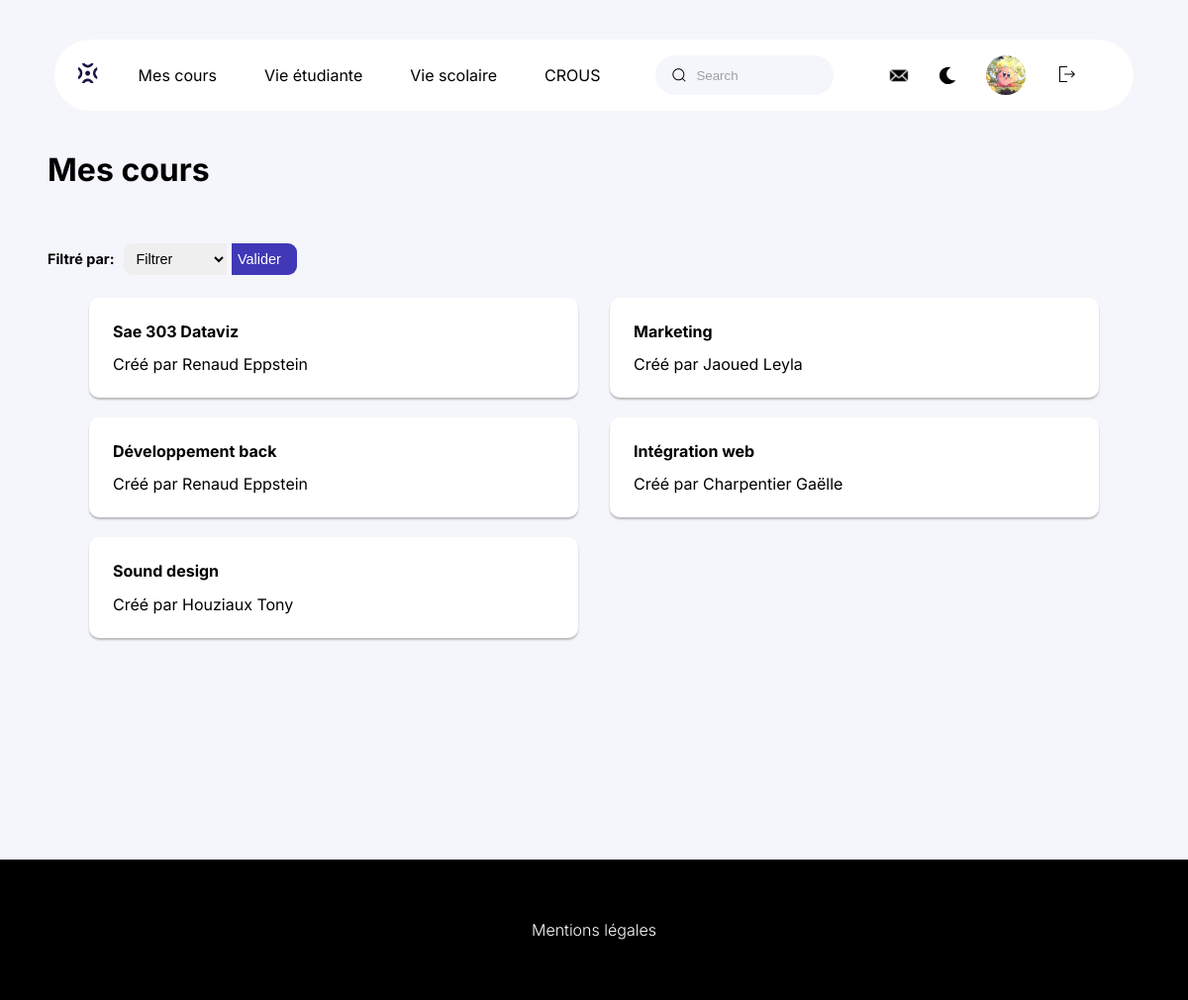
/cours.php (signed in), run on the app's committed database.
### tables this page shows
CREATE TABLE IF NOT EXISTS `utilisateurs` (
  `login` varchar(100) NOT NULL,
  `nom` varchar(200) NOT NULL,
  `prenom` varchar(200) NOT NULL,
  `id_utilisateurs` int NOT NULL AUTO_INCREMENT,
  `mot_de_passe` varchar(255) NOT NULL,
  `photoprofil` text NOT NULL,
  `role` varchar(800) NOT NULL,
  `email` varchar(200) NOT NULL,
  `promotion` varchar(100) DEFAULT NULL,
  `bio` varchar(500) DEFAULT NULL,
  PRIMARY KEY (`id_utilisateurs`),
  UNIQUE KEY `nom` (`nom`),
  UNIQUE KEY `prenom` (`prenom`),
  UNIQUE KEY `email` (`email`),
  UNIQUE KEY `login` (`login`)
);

CREATE TABLE IF NOT EXISTS `grossematiere` (
  `id_matiere` int NOT NULL AUTO_INCREMENT,
  `nom_mat` text NOT NULL,
  `coefficient` int NOT NULL,
  `illustration` text NOT NULL,
  `type` varchar(200) NOT NULL,
  `prof_ext` int NOT NULL,
  PRIMARY KEY (`id_matiere`)
);

### cours.php (the view, shortened to what this page needs)
<?php
include("connexion.php");
?>
<!DOCTYPE html>
<html lang="fr">
<head>
    <link rel='stylesheet' href='css/style_navigation.css'>
    <link rel='stylesheet' href='css/style_cours.css'>
    <link rel='stylesheet' href='css/dark_mode.css'>
</head>
<body>
    <header>
        <div class='menu'>
            <a href='accueil.php'><img class="logo" src='./img/logo.svg' alt="page d'accueil"
                    aria-current="currentpage"></a>
            <nav class='navigation'>
                <ul class='choix'>
                    <li><a href='cours.php'>Mes cours</a></li>
                    <li><a href='vie_etudiante.php'>Vie étudiante</a></li>
                    <li><a href='vie_scolaire.php'>Vie scolaire</a></li>
                    <li><a href='page_crous.php'>Crous</a></li>
                </ul>
                <div class='group'>
                    <input class='input' type='search' placeholder='Search' />
                </div>
                <div class='icon-photo'>
                    <img class='logo' src='./img/1-lettre.svg' alt="page d'accueil">
                    <button class="dark_button" onclick="toggleDarkMode()"><img class='dark_mode' src='./img/1-moon.svg'
                            alt="mode sombre"></button>
                    <div class='photo-2'>
                        <?php
                        if (isset($_SESSION["login"])) {
                            $stmt = $db->prepare('SELECT * FROM utilisateurs WHERE login=:login');
                            $stmt->bindValue(':login', $_SESSION["login"], PDO::PARAM_STR);
                            $stmt->execute();
                            $result = $stmt->fetch(PDO::FETCH_ASSOC);
                            if ($result) {
                                echo "
                                <a href='profil.php'> <img src='upload/{$result['photoprofil']}' alt='' class='photo-2'></a>";
                            }
                        }
                        ?>
                    </div>
                    <form action="deconnexion.php" method="GET">
                        <button type="submit" name="deconnect" id="btnDeconnexion">
                            <img src="img/1-logout.svg" alt="Déconnexion">
                        </button>
                    </form>
                </div>
            </nav>
        </div>
    </header>
    <main>
        <h1 class="h1"> Mes cours</h1>
        <div class="wrapper">
            <div class="filtre">
                <p> Filtré par: </p>
                <form action="filtrecours.php" method="GET">
                    <div class="input-container">
                        <select name="filter" id="filter" aria-label="Filtrer dans le site">
                            <option value="0">Filtrer</option>
                        </select>
                        <input type="submit" value="Valider">
                    </div>
                </form>
            </div>
            <div class="cours-container">
                <?php
                include('connexion.php');
                $requete = "SELECT *, nom, prenom from grossematiere, utilisateurs WHERE prof_ext = id_utilisateurs AND role = 'Enseignant.e' ORDER BY id_matiere DESC";
                $stmt = $db->query($requete);
                $resultat = $stmt->fetchAll(PDO::FETCH_ASSOC);
                foreach ($resultat as $cours) {
                    echo "<div class='cours'>
                        <h2>{$cours["nom_mat"]}</h2>
                        <p> Créé par {$cours["nom"]} {$cours["prenom"]}</p>
                </div>";
                }
                ?>
            </div>
        </div>
    </main>
    <footer>
        <a href='mentions_legales.html'>
            <p> Mentions légales </p>
        </a>
    </footer>
</body>
</html>

### css/style_navigation.css (style rules this page uses)
body { margin: 0; background-color: var(--bg); overflow-x: hidden; font-family: 'Inter', sans-serif; }
:root { --main: #ffffff; --black: #000000; --purple: #4038b7; --bg: #f5f6fb; --grey: #414141; --blue: #1a1545; }
a { text-decoration: none; color: var(--black); transition: 0.5s ease; }
li { list-style-type: none; }
header a { font: 400 1rem "Inter", sans-serif; }
h1, h2 { font-size: 1rem; }
h2 { margin-top: 0; }
.menu { display: flex; align-items: center; justify-content: space-evenly; background-color: var(--main); padding: 10px 0px; margin: 20px 25px; gap: 1rem; border-radius: 55px; }
ul li:nth-child(4) a { text-transform: uppercase; }
ul li:nth-child(1) a { margin-top: 1.5rem; }
.choix, .icon-photo { display: none; }
footer { background-color: #000; text-align: center; padding: 45px 0; margin-top: 70px; }
footer a { color: var(--main); font-weight: 300; }
.group { display: flex; line-height: 28px; align-items: center; position: relative; }
.input { width: 40vw; height: 40px; line-height: 28px; padding: 0 1rem; padding-left: 2.5rem; border: 1px solid transparent; border-radius: 20px; outline: none; background-color: var(--bg); color: var(--black); transition: 0.3s ease; }
.input::placeholder { color: #9e9ea7; }
.icon { position: absolute; left: 1rem; width: 1rem; height: 1rem; }
@media screen and (min-width: 768px) { .menu { margin: 35px 55px; } }
@media screen and (min-width: 1024px) { .navigation { display: flex; gap: 25px; } }
@media screen and (min-width: 1024px) { .menu { margin: 40px 15px; } }
@media screen and (min-width: 1024px) { .choix { display: flex; gap: 3rem; padding-left: 0; } }
@media screen and (min-width: 1024px) { .input { width: 15vw; } }
@media screen and (min-width: 1024px) { .icon-photo { display: flex; gap: 1.5rem; align-items: center; } }
@media screen and (min-width: 1024px) { .photo-2 { width: 40px; height: 40px; background-color: var(--bg); border-radius: 50%; } }
@media screen and (min-width: 1024px) { .logo { cursor: pointer; height: 20px; } }
@media screen and (min-width: 1024px) { #btnDeconnexion { cursor: pointer; width: 20px; height: 20px; object-fit: cover; border: none; background-color: transparent; } }
@media screen and (min-width: 1080px) { .navigation { gap: 2rem; } }
@media screen and (min-width: 1200px) { .menu { margin: 40px 55px; } }
@media screen and (min-width: 1200px) { .navigation { gap: 3.5rem; } }
.dark_button { background: none; border: none; height: 20px; }

### css/style_cours.css (style rules this page uses)
.wrapper { margin: 3rem; min-height: 70vh; }
.h1 { padding-left: 3rem; font-size: 2rem; }
.filtre { display: flex; align-items: center; gap: 10px; margin-bottom: 1rem; }
.filtre p { font-weight: 700; font-size: 0.75rem; }
.cours { background-color: var(--main); margin-bottom: 1rem; padding: 1.5rem; border-radius: 10px; box-shadow: 0px 2px 2px 0px rgba(0, 0, 0, 0.25) }
.cours-container p { margin: 0; }
.input-container input { background-color: var(--purple); border: transparent; color: var(--main); height: 2rem; transition: background-color 0.3s ease; padding-right: 1rem; border-top-right-radius: 9px; border-bottom-right-radius: 9px; font-size: 0.75rem; }
#filter { height: 2rem; border: transparent; padding-left: 0.5rem; border-top-left-radius: 9px; border-bottom-left-radius: 9px; font-size: 0.75rem; }
@media screen and (min-width: 375px) { .filtre p,.input-container input,#filter { font-size: 0.9rem; } }
@media screen and (min-width: 768px) { .cours-container { column-count: 2; max-width: 85vw; margin: 0 auto; column-gap: 2rem; } }
@media screen and (min-width: 768px) { .cours { margin-bottom: 20px; break-inside: avoid; } }

### css/dark_mode.css (style rules this page uses)
:root { --dark_background: #0B1437; --dark_main: #111C44; }

### data on the page
utilisateurs: photoprofil (picture)
grossematiere: nom_mat "Sae 303 Dataviz", utilisateurs.nom "Renaud", utilisateurs.prenom "Eppstein"
grossematiere: nom_mat "Développement back", utilisateurs.nom "Renaud", utilisateurs.prenom "Eppstein"
grossematiere: nom_mat "Sound design", utilisateurs.nom "Houziaux", utilisateurs.prenom "Tony"
grossematiere: nom_mat "Marketing", utilisateurs.nom "Jaoued", utilisateurs.prenom "Leyla"
grossematiere: nom_mat "Intégration web", utilisateurs.nom "Charpentier", utilisateurs.prenom "Gaëlle"
